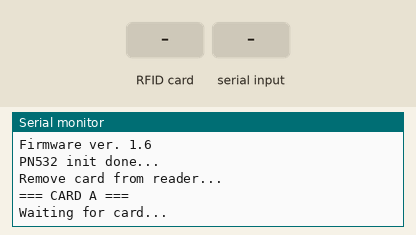
Recording of a sketch running on a simulated Arduino Uno, built with avr-gcc and run on an emulated ATmega328P. Shown: the last lines printed to the serial monitor. The test bench sets the inputs (shaded band).

Above: at 1.2 s.
1.3 s: RFID card 5E 7A 19 C4 held to the reader
At 2.5 s:
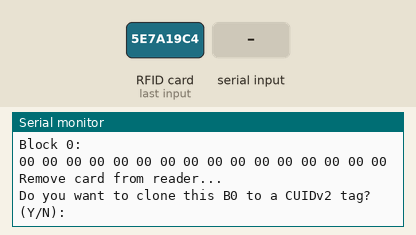
2.8 s: "1\n" received over Serial
At 3.7 s:
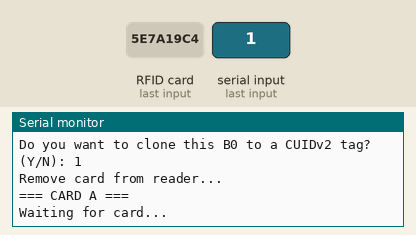

Measured:
- after the input at 1.3 s, the serial monitor: prints a new line at once (image 1)
- after the input at 2.8 s, the serial monitor: prints a new line at once (image 2)

The sketch:

ISICClonerv2.ino
```cpp
#include <Wire.h>
#include <SPI.h>
#include <Adafruit_PN532.h>

// If using the breakout or shield with I2C, define just the pins connected
// to the IRQ and reset lines.  Use the values below (2, 3) for the shield!
#define PN532_IRQ   (2)
#define PN532_RESET (3)  // Not connected by default on the NFC Shield

uint8_t keyA[]  = { 0xFF, 0xFF, 0xFF, 0xFF, 0xFF, 0xFF }; // Peak security

Adafruit_PN532 nfc(PN532_IRQ, PN532_RESET);

bool readUid(uint8_t *uid, uint8_t *uid_length) {
  Serial.println("Waiting for card...");

  bool success;
  success = nfc.readPassiveTargetID(PN532_MIFARE_ISO14443A, uid, uid_length);

  if (!success) {
    return false;
  }

  if (*uid_length != 4) {
    Serial.println("Only 4B UID tags have been tested to work, proceed with caution!");
  }

  Serial.print("UID: ");
  for (uint8_t i = 0; i < *uid_length; i++) {
    if (uid[i] < 0x10) Serial.print("0");  // leading zero
    Serial.print(uid[i], HEX);
    Serial.print(" ");
  }
  Serial.println();

  return success;
}

char readChoice() {
  // Clear any existing garbage
  while (Serial.available()) {
    Serial.read();
  }

  // Wait for real input
  while (true) {
    while (!Serial.available()) {
      // wait
    }

    char c = Serial.read();

    // Ignore CR / LF
    if (c == '\r' || c == '\n') {
      continue;
    }

    // Flush rest of line
    while (Serial.available()) {
      Serial.read();
    }

    return c;
  }
}

void waitForCard() {
  uint8_t tempUid[7];
  uint8_t tempUidLength;

  Serial.println("Remove card from reader...");
  while(nfc.readPassiveTargetID(PN532_MIFARE_ISO14443A, tempUid, &tempUidLength, 100)) {
    delay(100);
  }
}

void setup(void) {
  Serial.begin(115200);
  Serial.println("Hello!");

  nfc.begin();

  uint32_t versiondata = nfc.getFirmwareVersion();
  if (!versiondata) {
    Serial.print("Didn't find PN53x board");
    while (1); // halt
  }
  // Got ok data, print it out!
  Serial.print("Found chip PN5"); Serial.println((versiondata>>24) & 0xFF, HEX);
  Serial.print("Firmware ver. "); Serial.print((versiondata>>16) & 0xFF, DEC);
  Serial.print('.'); Serial.println((versiondata>>8) & 0xFF, DEC);

  Serial.println("PN532 init done...");
}


void loop(void) {
  uint8_t uid[2][7];
  uint8_t uidLength[2];
  uint8_t block0[16];
  uint8_t verBlock0[16];
  char choice;
  bool success;

  waitForCard();
  Serial.println("=== CARD A ===");
  // Read CardA UID
  success = readUid(uid[0], &uidLength[0]);
  if (!success) {
    Serial.println("No card found/Read failure");
    return;
  }

  // Authenticate CardA reads
  success = nfc.mifareclassic_AuthenticateBlock(uid[0], uidLength[0], 0, 0, keyA);
  if (!success) {
    Serial.println("B0 auth failed!");
    return;
  }

  // Read CardA B0
  success = nfc.mifareclassic_ReadDataBlock(0, block0);
  if (!success) {
    Serial.println("B0 read failed!");
    return;
  }

  // Print B0
  Serial.println("Block 0: ");
  for (uint8_t i = 0; i < sizeof(block0); i++) {
    if (block0[i] < 0x10) Serial.print("0");  // leading zero
    Serial.print(block0[i], HEX);
    Serial.print(" ");
  }
  Serial.println();
  Serial.println();

  waitForCard();

  Serial.print("Do you want to clone this B0 to a CUIDv2 tag? (Y/N): ");
  choice = readChoice();
  Serial.println(choice);

  if (choice != 'Y' && choice != 'y') {
    return;
  }

  Serial.println("=== CARD B (MagicTag CUID v2) ===");
  // Read CardB UID
  success = readUid(uid[1], &uidLength[1]);
  if (!success) {
    Serial.println("No card found/Read failure");
    return;
  }

  // Check if CardA and CardB share UID lengths
  if (uidLength[0] != uidLength[1]) {
    Serial.println("You cannot clone to a tag with a different UID length!");
    return;
  }

  // Check if CardA and CardB UIDs already match
  if (memcmp(uid[0], uid[1], uidLength[0]) == 0) {
    Serial.print("The UIDs of both your presented tags match! Are you sure you want to continue? (Y/N): ");
    choice = readChoice();
    Serial.println(choice);

    if (choice != 'Y' && choice != 'y') {
      return;
    }
  }

  // Authenticate CardB
  success = nfc.mifareclassic_AuthenticateBlock(uid[1], uidLength[1], 0, 0, keyA);
  if (!success) {
    Serial.println("B0 Stage1 auth failed!");
    return;
  }

  // Ensure BCC integrity if 4B UID
  if (uidLength[0] == 4) {
    block0[4] = block0[0] ^ block0[1] ^ block0[2] ^ block0[3];
  }

  // Try writing B0 to CardB
  success = nfc.mifareclassic_WriteDataBlock(0, block0);
  if (!success) {
    Serial.println("B0 write failed! Is this a DirectWrite MagicTag?");
    return;
  }

  // Verify that B0 actually updated
  success = nfc.mifareclassic_ReadDataBlock(0, verBlock0);
  if (!success) {
    Serial.println("B0 Stage2 read failed! The chip has likely crashed due to the write - is this a DirectWrite MagicTag?");
    return;
  }

  if (memcmp(block0, verBlock0, sizeof(block0)) != 0) {
    Serial.println("The block on the card did not update! Is this a DirectWrite MagicTag?");
    return;
  }

  Serial.println("Tag written successfully!");
  Serial.println("Ready to clone another card!");
}
```
